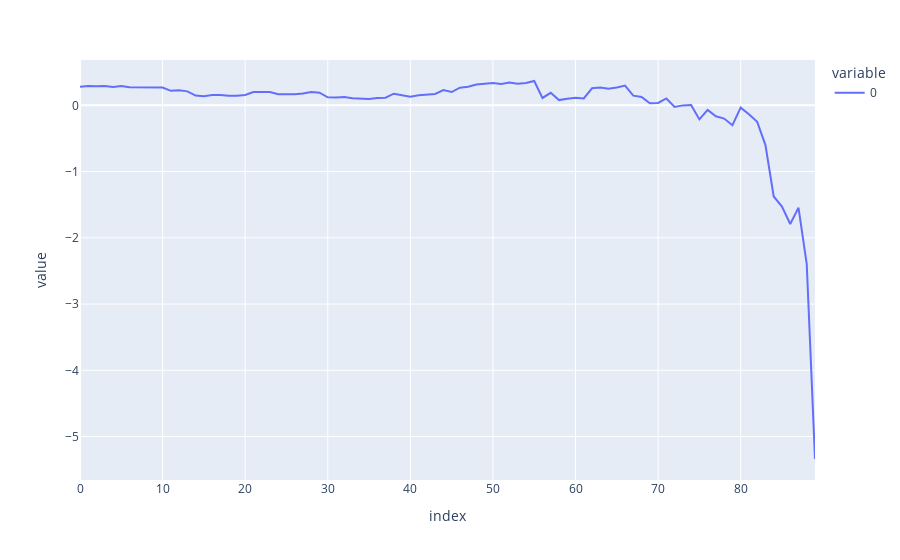

Write notebook code for a chart like this one.
### Code cell
import plotly.express as px
px.line(dropped_scores)

### Figure 1 — Plotly figure (JSON) as saved in the notebook; plotly's stock layout.template omitted (floating-point values rounded to 4 significant figures)
{"data": [{"hovertemplate": "variable=0<br>index=%{x}<br>value=%{y}<extra></extra>", "legendgroup": "0", "line": {"color": "#636efa", "dash": "solid"}, "marker": {"symbol": "circle"}, "mode": "lines", "name": "0", "orientation": "v", "showlegend": true, "type": "scatter", "x": [0, 1, 2, 3, 4, 5, 6, 7, 8, 9, 10, 11, 12, 13, 14, 15, 16, 17, 18, 19, 20, 21, 22, 23, 24, 25, 26, 27, 28, 29, 30, 31, 32, 33, 34, 35, 36, 37, 38, 39, 40, 41, 42, 43, 44, 45, 46, 47, 48, 49, 50, 51, 52, 53, 54, 55, 56, 57, 58, 59, 60, 61, 62, 63, 64, 65, 66, 67, 68, 69, 70, 71, 72, 73, 74, 75, 76, 77, 78, 79, 80, 81, 82, 83, 84, 85, 86, 87, 88, 89], "xaxis": "x", "y": [0.2805, 0.2927, 0.2901, 0.2928, 0.2782, 0.2919, 0.2731, 0.2735, 0.2654, 0.2688, 0.2681, 0.2194, 0.2279, 0.2116, 0.1483, 0.1394, 0.1557, 0.1576, 0.1459, 0.1462, 0.1567, 0.2011, 0.1965, 0.2027, 0.1667, 0.1621, 0.1665, 0.1776, 0.2032, 0.1923, 0.1215, 0.12, 0.1264, 0.1065, 0.1067, 0.09715, 0.1124, 0.1152, 0.1762, 0.1585, 0.131, 0.1519, 0.167, 0.1719, 0.2299, 0.2012, 0.2668, 0.2798, 0.3141, 0.3252, 0.338, 0.3238, 0.344, 0.3274, 0.3372, 0.3679, 0.1116, 0.1901, 0.07975, 0.1001, 0.1161, 0.1037, 0.2578, 0.2686, 0.2492, 0.2691, 0.2984, 0.1468, 0.1269, 0.03115, 0.03733, 0.104, -0.02314, -0.0003547, 0.005484, -0.2118, -0.0687, -0.1645, -0.1995, -0.2993, -0.03382, -0.1337, -0.2482, -0.5997, -1.376, -1.527, -1.79, -1.545, -2.398, -5.339], "yaxis": "y"}], "layout": {"legend": {"title": {"text": "variable"}, "tracegroupgap": 0}, "margin": {"t": 60}, "xaxis": {"anchor": "y", "domain": [0, 1], "title": {"text": "index"}}, "yaxis": {"anchor": "x", "domain": [0, 1], "title": {"text": "value"}}}}
